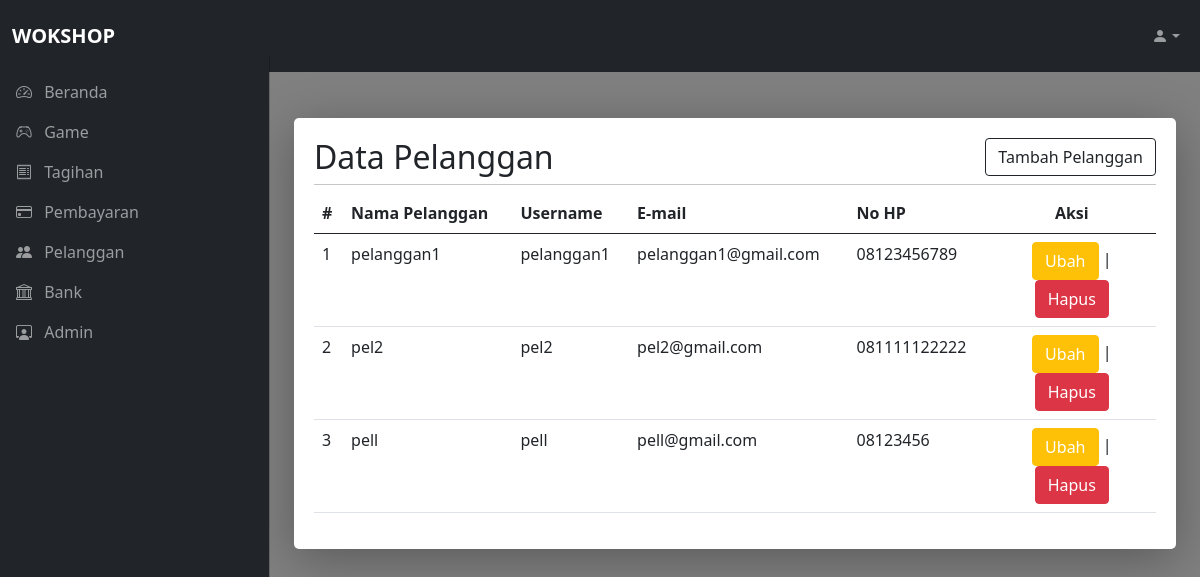
Screenshot of /admin/pelanggan_view.php with the database file from the repository.
### tables this page shows
CREATE TABLE `pelanggan` (
  `id_pelanggan` int(11) NOT NULL,
  `username` varchar(50) NOT NULL,
  `password` varchar(50) NOT NULL,
  `nama_pelanggan` varchar(50) NOT NULL,
  `no_hp` varchar(15) NOT NULL,
  `email` varchar(50) NOT NULL
);

### admin/pelanggan_view.php (the view, shortened to what this page needs)
<?php
  include "../db/koneksi.php";
  $query = "SELECT * FROM pelanggan;";
  $res = mysqli_query($con,$query);
  $countData   = mysqli_num_rows($res);
  include("navbar_dashboard.php");
?>
    <main class="mt-5 pt-3">
      <div class="container-fluid">
        <div class="row p-4">
          <div class="col-md-12 kotak">
              <h2 class="border-head">Data Pelanggan
                  <a href="pelanggan_add.php" class="btn btn-outline-dark float-end" role="button">Tambah Pelanggan</a>
              </h2>
              <hr class="dropdown-divider" />
              <div class="table-responsive">
                  <table class="table table-hover">
                      <thead class="">
                          <tr>
                              <th>#</th>
                              <th>Nama Pelanggan</th>
                              <th>Username</th>
                              <th>E-mail</th>
                              <th>No HP</th>
                              <th class="text-center"  width="20%">Aksi</th>
                          </tr>
                      </thead>
                      <tbody>
                          <?php
                          if ($countData > 0) {
                              $no = 1;
                              while($result = mysqli_fetch_array($res)){
                          ?>
                              <tr>
                                  <td><?php echo $no; ?></td>
                                  <td><?php echo $result['nama_pelanggan']; ?></td>
                                  <td><?php echo $result['username']; ?></td>
                                  <td><?php echo $result['email']; ?></td>
                                  <td><?php echo $result['no_hp']; ?></td>
                                  <td class="text-center">
                                    <a href="pelanggan_edit.php?id_pelanggan=<?php echo $result['id_pelanggan']; ?>" class="btn btn-warning text-white">Ubah</a> |
                                    <a href="pelanggan_delete.php?id_pelanggan=<?php echo $result['id_pelanggan']; ?>" class="btn btn-danger">Hapus</a>
                                  </td>
                              </tr>
                          <?php
                          $no++; }
                        } else{
                            echo"<tr>
                                <td colspan='9' align='center' height='20'>
                                <div>Belum Ada Data</div>
                                </td>
                                </tr>";
                            }
                            ?>
                      </tbody>
                  </table>
              </div>
          </div>
      </div>
      </div>
    </main>
<?php
  include("footer_dashboard.php");
?>

### assets/css/style.css (style rules this page uses)
body { background-color: gray; }
.kotak { background-color: #fff; padding: 20px; border-radius: 5px; box-shadow: 0 10px 50px 0 rgba(0, 0, 0, 0.3); margin: 30px 0; }
:root { --offcanvas-width: 270px; --topNavbarHeight: 56px; }
@media (min-width: 992px) { body { overflow: auto !important; } }
@media (min-width: 992px) { main { margin-left: var(--offcanvas-width); } }

### rows the page displays
pelanggan: nama_pelanggan "pelanggan1", username "pelanggan1", email "pelanggan1@gmail.com", no_hp "08123456789"
pelanggan: nama_pelanggan "pel2", username "pel2", email "pel2@gmail.com", no_hp "081111122222"
pelanggan: nama_pelanggan "pell", username "pell", email "pell@gmail.com", no_hp "08123456"
